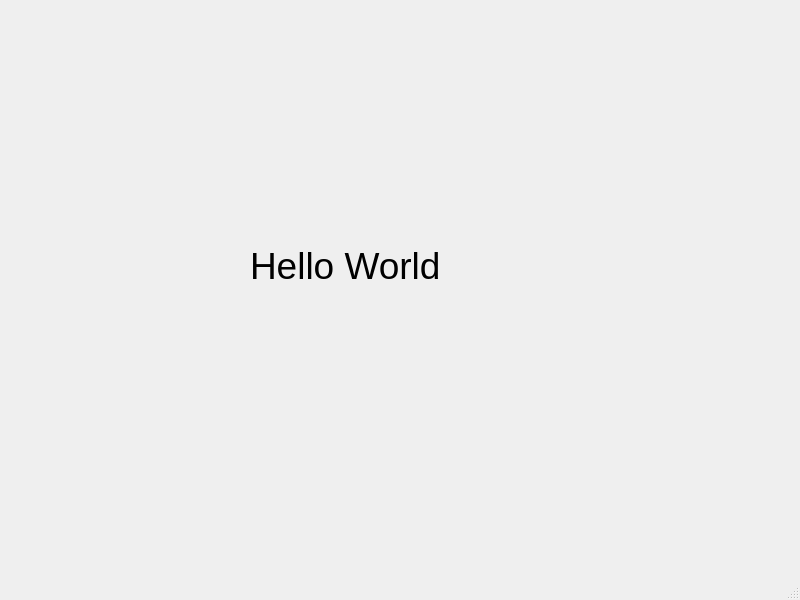
<?xml version="1.0" encoding="UTF-8"?>
<ui version="4.0">
 <class>MainWindow</class>
 <widget class="QMainWindow" name="MainWindow">
  <property name="geometry">
   <rect>
    <x>0</x>
    <y>0</y>
    <width>800</width>
    <height>600</height>
   </rect>
  </property>
  <property name="windowTitle">
   <string>MainWindow</string>
  </property>
  <widget class="QWidget" name="centralwidget">
   <widget class="QLabel" name="label">
    <property name="geometry">
     <rect>
      <x>250</x>
      <y>190</y>
      <width>291</width>
      <height>151</height>
     </rect>
    </property>
    <property name="font">
     <font>
      <pointsize>28</pointsize>
     </font>
    </property>
    <property name="text">
     <string>Hello World</string>
    </property>
   </widget>
  </widget>
  <widget class="QMenuBar" name="menubar">
   <property name="geometry">
    <rect>
     <x>0</x>
     <y>0</y>
     <width>800</width>
     <height>25</height>
    </rect>
   </property>
  </widget>
  <widget class="QStatusBar" name="statusbar"/>
 </widget>
 <resources/>
 <connections/>
</ui>
